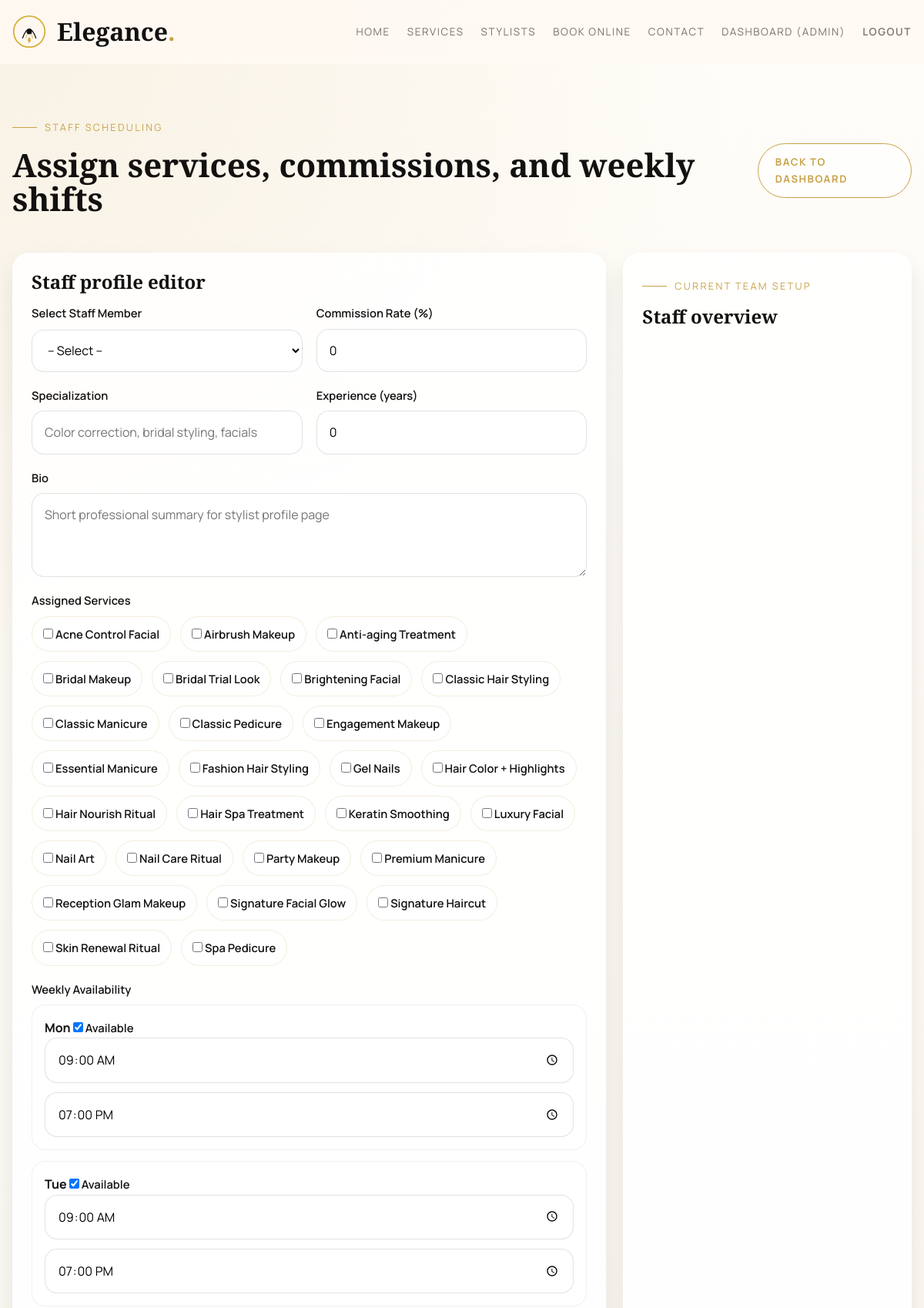
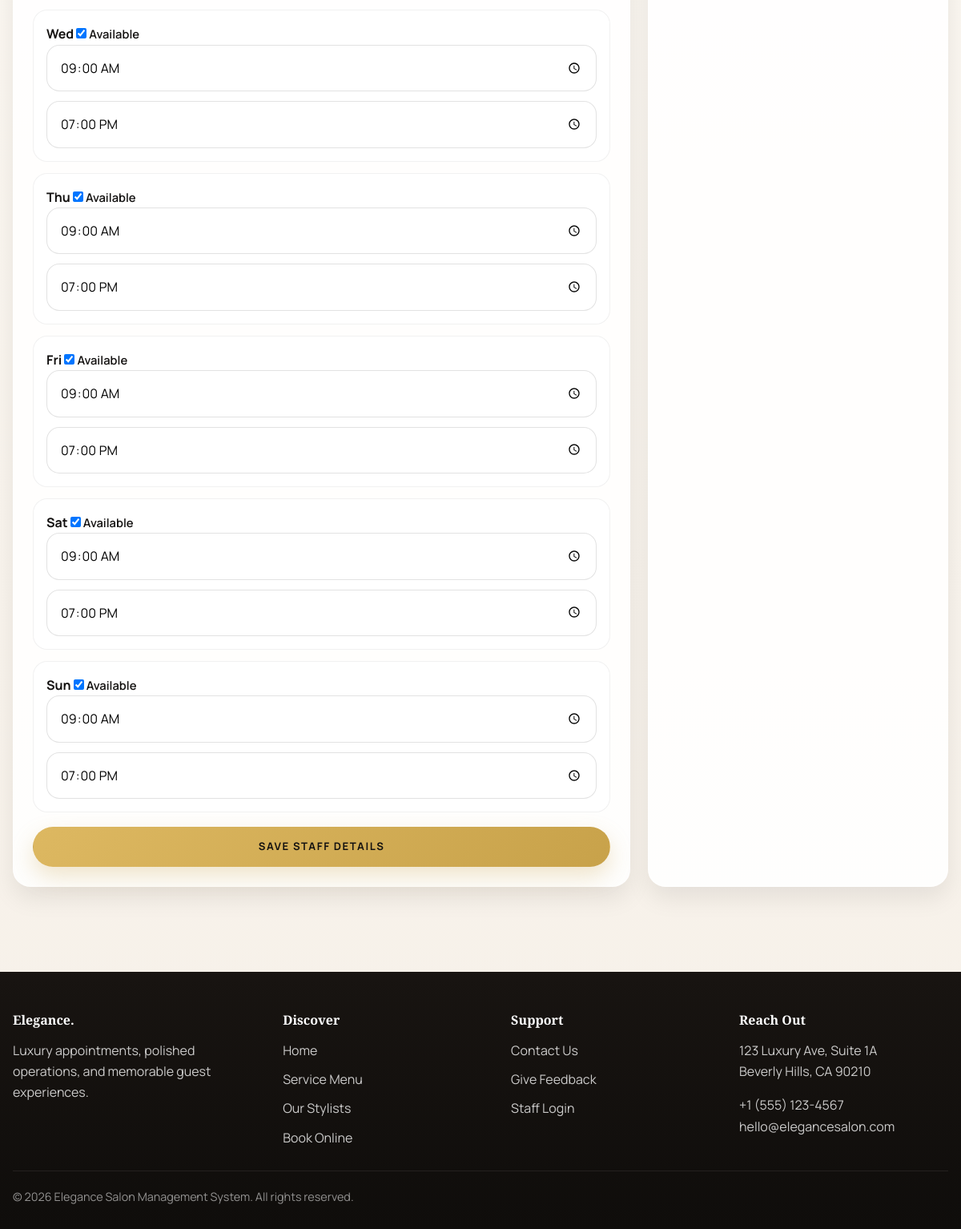
Page /staff.php (signed in) on the committed database (2 pictures, top to bottom).
### tables this page shows
CREATE TABLE IF NOT EXISTS `services` (
  `id` INT AUTO_INCREMENT PRIMARY KEY,
  `name` VARCHAR(100) NOT NULL,
  `description` TEXT,
  `duration` INT NOT NULL COMMENT 'duration in minutes',
  `price` DECIMAL(10,2) NOT NULL,
  `category` VARCHAR(100) DEFAULT 'Signature Care',
  `featured_image` VARCHAR(255) DEFAULT NULL
);

### includes/auth.php (called while the page is built, shortened)
<?php
function currentUserRole(): string {
    return $_SESSION['user_role'] ?? 'guest';
}
function dashboardUrlForRole(?string $role = null): string {
    $role = $role ?? currentUserRole();
    if ($role === 'admin' || $role === 'receptionist') {
        return '/salon-management/admin/dashboard.php';
    }
    return '/salon-management/user/dashboard.php';
}
?>

### staff.php (the view, shortened to what this page needs)
<?php
require_once 'includes/db.php';
require_once 'includes/auth.php';
$allServices = $pdo->query("SELECT id, name FROM services ORDER BY name ASC")->fetchAll();
$dayLabels = [1 => 'Mon', 2 => 'Tue', 3 => 'Wed', 4 => 'Thu', 5 => 'Fri', 6 => 'Sat', 7 => 'Sun'];
include 'includes/header.php';
?>
<div class="container py-2">
    <div class="flex flex-between mb-2">
        <div>
            <span class="eyebrow">Staff Scheduling</span>
            <h2>Assign services, commissions, and weekly shifts</h2>
        </div>
        <a href="/salon-management/admin/dashboard.php" class="btn btn-outline-gold">Back to Dashboard</a>
    </div>
    <div class="dashboard-grid">
        <div class="form-card" style="grid-column: span 2; margin-top:0;">
            <h3 class="mb-1">Staff profile editor</h3>
            <form action="staff.php" method="POST" id="staff-form">
                <div class="dashboard-grid" style="grid-template-columns: repeat(2, minmax(0, 1fr)); gap:18px;">
                    <div class="form-group">
                        <label>Select Staff Member</label>
                        <select name="user_id" id="user_id" class="form-control" required>
                            <option value="">-- Select --</option>
                        </select>
                    </div>
                    <div class="form-group">
                        <label>Commission Rate (%)</label>
                        <input type="number" step="0.01" name="commission_rate" id="commission_rate" class="form-control" required min="0" max="100" value="0">
                    </div>
                    <div class="form-group">
                        <label>Specialization</label>
                        <input type="text" name="specialization" id="specialization" class="form-control" placeholder="Color correction, bridal styling, facials">
                    </div>
                    <div class="form-group">
                        <label>Experience (years)</label>
                        <input type="number" name="experience_years" id="experience_years" class="form-control" min="0" value="0">
                    </div>
                </div>
                <div class="form-group">
                    <label>Bio</label>
                    <textarea name="bio" id="bio" class="form-control" rows="3" placeholder="Short professional summary for stylist profile page"></textarea>
                </div>
                <div class="form-group">
                    <label>Assigned Services</label>
                    <div class="tag-row">
                        <?php foreach ($allServices as $service): ?>
                            <label class="tag"><input type="checkbox" name="services[]" value="<?php echo $service['id']; ?>" class="service-cb"> <?php echo htmlspecialchars($service['name']); ?></label>
                        <?php endforeach; ?>
                    </div>
                </div>
                <div class="form-group">
                    <label>Weekly Availability</label>
                    <div class="schedule-grid">
                        <?php foreach ($dayLabels as $dayNumber => $dayLabel): ?>
                            <div class="schedule-shift">
                                <strong><?php echo $dayLabel; ?></strong>
                                <label><input type="checkbox" name="availability_day[<?php echo $dayNumber; ?>]" id="available_<?php echo $dayNumber; ?>" checked> Available</label>
                                <div class="filter-row">
                                    <input type="time" name="start_time[<?php echo $dayNumber; ?>]" id="start_<?php echo $dayNumber; ?>" class="form-control" value="09:00">
                                    <input type="time" name="end_time[<?php echo $dayNumber; ?>]" id="end_<?php echo $dayNumber; ?>" class="form-control" value="19:00">
                                </div>
                            </div>
                        <?php endforeach; ?>
                    </div>
                </div>
                <button type="submit" class="btn btn-primary">Save Staff Details</button>
            </form>
        </div>
        <div class="detail-card">
            <span class="eyebrow">Current Team Setup</span>
            <h3>Staff overview</h3>
        </div>
    </div>
</div>
<?php include 'includes/footer.php'; ?>

### includes/header.php (shortened to what this page needs)
<?php
$base_url = '/salon-management';
$current_path = parse_url($_SERVER['REQUEST_URI'] ?? '', PHP_URL_PATH) ?: '';
function navIsActive(string $path): string {
    global $current_path;
    return str_ends_with($current_path, $path) ? 'active' : '';
}
?>
<!DOCTYPE html>
<html lang="en">
<head>
    <link rel="stylesheet" href="<?php echo $base_url; ?>/assets/css/style.css">
</head>
<body>
<header class="header">
    <div class="container nav-container">
        <a href="<?php echo $base_url; ?>/index.php" class="logo-container">
            <span class="nav-brand">Elegance<span style="color:var(--color-primary);">.</span></span>
        </a>
        <nav class="nav-menu">
            <a href="<?php echo $base_url; ?>/index.php" class="nav-link <?php echo navIsActive('/index.php'); ?>">Home</a>
            <a href="<?php echo $base_url; ?>/services.php" class="nav-link <?php echo navIsActive('/services.php'); ?>">Services</a>
            <a href="<?php echo $base_url; ?>/stylists.php" class="nav-link <?php echo navIsActive('/stylists.php'); ?>">Stylists</a>
            <a href="<?php echo $base_url; ?>/appointments.php" class="nav-link <?php echo navIsActive('/appointments.php'); ?>">Book Online</a>
            <a href="<?php echo $base_url; ?>/contact.php" class="nav-link <?php echo navIsActive('/contact.php'); ?>">Contact</a>
            <?php if (isset($_SESSION['user_id'])): ?>
                <?php
                $role = currentUserRole();
                $dash_url = dashboardUrlForRole($role);
                ?>
                <a href="<?php echo $dash_url; ?>" class="nav-link">Dashboard (<?php echo ucfirst($role); ?>)</a>
                <a href="<?php echo $base_url; ?>/logout.php" class="nav-link text-gold" style="font-weight:600;">Logout</a>
            <?php else: ?>
                <a href="<?php echo $base_url; ?>/login.php" class="nav-link">Login</a>
                <a href="<?php echo $base_url; ?>/register.php" class="btn btn-primary" style="margin-left:15px; padding: 8px 20px;">Sign Up</a>
            <?php endif; ?>
        </nav>
    </div>
</header>
<main class="site-main">

### includes/footer.php
</main>
<footer class="footer">
    <div class="container footer-grid">
        <div class="footer-brand">
            <h4>Elegance.</h4>
            <p>Luxury appointments, polished operations, and memorable guest experiences.</p>
        </div>
        <div class="footer-links">
            <h4>Discover</h4>
            <ul>
                <li><a href="/salon-management/index.php">Home</a></li>
                <li><a href="/salon-management/services.php">Service Menu</a></li>
                <li><a href="/salon-management/stylists.php">Our Stylists</a></li>
                <li><a href="/salon-management/appointments.php">Book Online</a></li>
            </ul>
        </div>
        <div class="footer-links">
            <h4>Support</h4>
            <ul>
                <li><a href="/salon-management/contact.php">Contact Us</a></li>
                <li><a href="/salon-management/feedback.php">Give Feedback</a></li>
                <li><a href="/salon-management/login.php">Staff Login</a></li>
            </ul>
        </div>
        <div class="footer-contact">
            <h4>Reach Out</h4>
            <p>123 Luxury Ave, Suite 1A<br>Beverly Hills, CA 90210</p>
            <p class="mt-1">+1 (555) 123-4567<br>hello@elegancesalon.com</p>
        </div>
    </div>
    <div class="container footer-bottom">
        &copy; <?php echo date("Y"); ?> Elegance Salon Management System. All rights reserved.
    </div>
</footer>
</body>
</html>

### rows in the picture
services: name "Acne Control Facial"
services: name "Airbrush Makeup"
services: name "Anti-aging Treatment"
services: name "Bridal Makeup"
services: name "Bridal Trial Look"
services: name "Brightening Facial"
services: name "Classic Hair Styling"
services: name "Classic Manicure"
services: name "Classic Pedicure"
services: name "Engagement Makeup"
services: name "Essential Manicure"
services: name "Fashion Hair Styling"
services: name "Gel Nails"
services: name "Hair Color + Highlights"
services: name "Hair Nourish Ritual"
services: name "Hair Spa Treatment"
services: name "Keratin Smoothing"
services: name "Luxury Facial"
services: name "Nail Art"
services: name "Nail Care Ritual"
services: name "Party Makeup"
services: name "Premium Manicure"
services: name "Reception Glam Makeup"
services: name "Signature Facial Glow"
services: name "Signature Haircut"
services: name "Skin Renewal Ritual"
services: name "Spa Pedicure"

### other values in the picture
$role "ADMIN"
$dayLabel "Mon"
$dayLabel "Tue"
$dayLabel "Wed"
$dayLabel "Thu"
$dayLabel "Fri"
$dayLabel "Sat"
$dayLabel "Sun"
